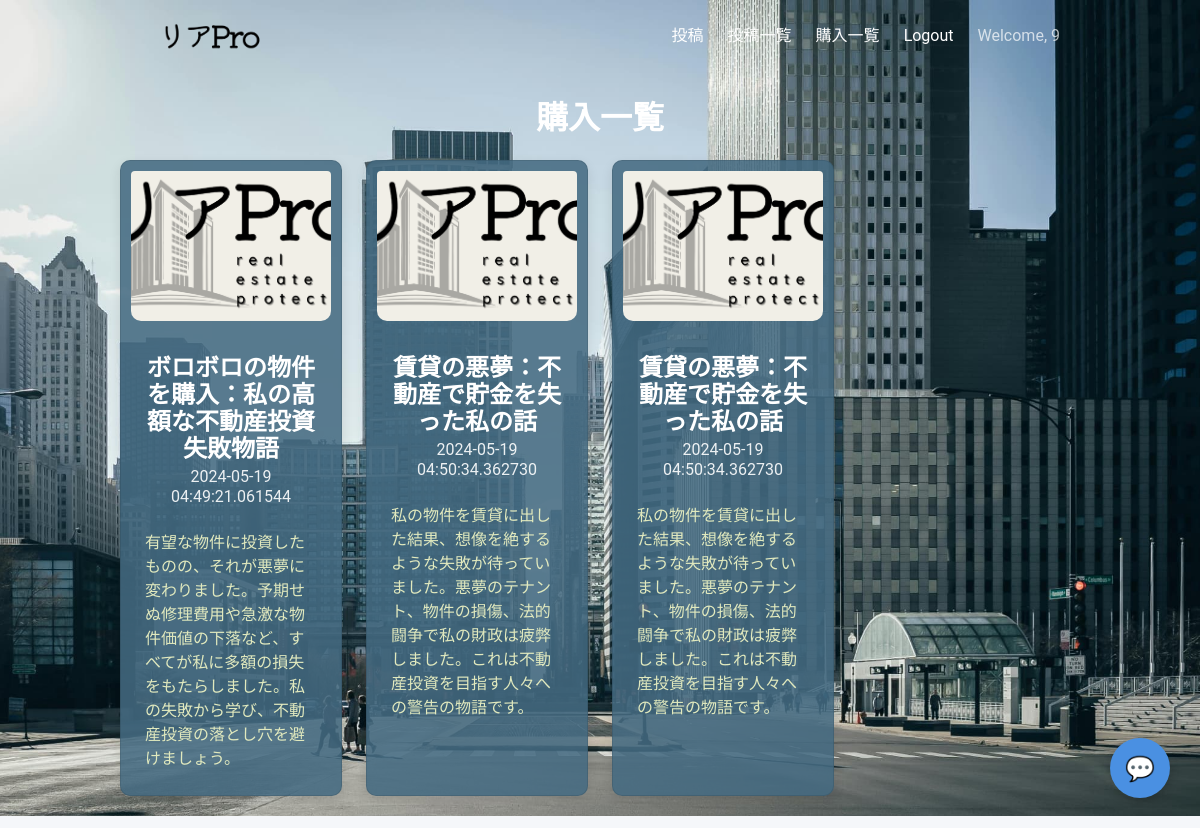
Page /purchased (signed in) on the committed database.
### project/models.py (models this page shows, shortened)
class User(UserMixin, db.Model):
    id = db.Column(db.Integer, primary_key=True)
    email = db.Column(db.String(80), unique=True, nullable=False)
    username = db.Column(db.String(80), unique=True, nullable=False)
    password = db.Column(db.String(120), nullable=False)
    @property
    def is_authenticated(self):
        return True

class Article(db.Model):
    id = db.Column(db.Integer, primary_key=True)
    title = db.Column(db.String(120), nullable=False)
    user_id = db.Column(db.Integer, nullable=False)
    content = db.Column(db.Text, nullable=False)
    date = db.Column(db.DateTime, nullable=False)
    price = db.Column(db.Integer)

### project/main.py (the view)
@main.route("/purchased")
@login_required
def purchased():
    purchased_articles = []
    purchases = Purchase.query.filter_by(user_id=current_user.id).all()
    for purchase in purchases:
        article = Article.query.filter_by(id=purchase.post_id).first()
        if not os.path.isfile(f'project/static/images/thumbnail/{article.id}.jpg'):
            image_path = 'images/logo.png'
        else:
            image_path = f'images/thumbnail/{article.id}.jpg'
        if article:
            purchased_articles.append(
                {
                "id": article.id,
                "title": article.title,
                "content": article.content,
                "date": article.date,
                "price": article.price,
                "image_path": image_path
            }
            )
    user_info = {
        "username": current_user.username,
    }
    return render_template(
        "purchased.html", purchased_articles=purchased_articles, user_info=user_info
    )

### project/templates/purchased.html (shortened to what this page needs)
{% extends "base.html" %}
{% block content %}
<h1 class="margin title">購入一覧</h1>
<div class="columns is-multiline">
  {% for purchased_article in purchased_articles %}
  <div class="column is-one-quarter">
    <div class="card">
      <div class="card-image">
        <figure class="image is-4by3">
          <img src="{{ url_for('static', filename=purchased_article.image_path) }}" alt="Thumbnail for {{ purchased_article.title }}">
        </figure>
      </div>
      <div class="card-content">
        <div class="media">
          <div class="media-content">
            <p class="title is-4">
              <a href="{{ url_for('main.article', article_id=purchased_article.id) }}">{{ purchased_article.title }}</a>
            </p>
            <p class="subtitle is-6">{{ purchased_article.date }}</p>
          </div>
        </div>
        <div class="content">
          {{ purchased_article.content }}
        </div>
      </div>
    </div>
  </div>
  {% endfor %}
</div>
{% endblock %}

### project/templates/base.html (shortened to what this page needs)
<!DOCTYPE html>
<html>
<head>
    <link rel="stylesheet" href="https://cdnjs.cloudflare.com/ajax/libs/bulma/0.7.2/css/bulma.min.css" />
</head>
<body>
    <section class="hero is-primary is-fullheight">
        <div class="hero-head" style="position: fixed;top: 0;width: 100%; z-index: 1000;">
            <nav class="navbar">
                <div class="container">
                    <div class="navbar-brand">
                        <a class="navbar-item" href="{{ url_for('main.index') }}">
                            <img src="/static/images/logo_tr_str.png">
                        </a>
                    </div>
                    <div id="navbarMenuHeroA" class="navbar-menu">
                        <div class="navbar-end">
                            {% if current_user.is_authenticated %}
                            <a href="{{ url_for('main.create') }}" class="navbar-item">
                                投稿
                            </a>
                            <a href="{{ url_for('main.posted') }}" class="navbar-item">
                                投稿一覧
                            </a>
                            <a href="{{ url_for('main.purchased') }}" class="navbar-item">
                                購入一覧
                            </a>
                            <a href="{{ url_for('auth.logout') }}" class="navbar-item">
                                Logout
                            </a>
                            <p class="navbar-item">Welcome, {{ current_user.username }}</p>
                            {% endif %}
                        </div>
                    </div>
                </div>
            </nav>
        </div>
        <div class="hero-body">
            <div class="container has-text-centered">
                {% block content %}
                {% endblock %}
            </div>
        </div>
    </section>
    <button id="chatBotButton" onclick="toggleChat()">💬</button>
</body>
</html>

### project/templates/base.html (style rules this page uses)
* { margin: 0; padding: 0; }
.navbar { position: fixed; top: 0; width: 100%; background-color: rgba(255, 255, 255, 0.2); transition: background-color 0.3s; padding: 10px; z-index: 1000; }
.navbar-menu { display: none; position: fixed; top: 0; left: 0; right: 0; background-color: rgba(255, 255, 255, 0.95); z-index: 1000; box-shadow: 0 2px 8px rgba(0, 0, 0, 0.15); height: 100vh; }
@media (min-width: 1024px) { .navbar-menu { display: flex !important; position: relative; top: auto; left: auto; right: auto; background-color: transparent; box-shadow: none; height: auto; } }
.navbar-brand { padding-left: 40px; }
.navbar-end { padding-right: 20px; }
.hero-body { padding: 0; }
.hero.is-primary { background-image: url("/static/images/buildings.jpg"); position: relative; display: flex; box-sizing: border-box; width: 100%; min-height: 100vh; background-position: top center; background-repeat: no-repeat; background-attachment: fixed; background-color: rgb(255, 255, 255); background-size: cover; }
body, html { height: 100%; margin: 0; font-family: 'Roboto', Arial, sans-serif; background-color: #f5f7fa; position: relative; }
#chatBotButton { position: fixed; right: 30px; bottom: 30px; width: 60px; height: 60px; background-color: #4a90e2; border: none; border-radius: 50%; color: white; font-size: 24px; cursor: pointer; z-index: 1001; box-shadow: 0 4px 10px rgba(0, 0, 0, 0.2); transition: all 0.3s; }

### project/templates/purchased.html (style rules this page uses)
.card { background-color: rgba(68, 106, 129, 0.87); border: 1px solid rgba(0, 0, 0, 0.1); box-shadow: 0 4px 12px rgba(0, 0, 0, 0.1); border-radius: 10px; transition: transform 0.2s; display: flex; flex-direction: column; height: 100%; min-height: 300px; max-width: 300px; }
.card-content { color: rgb(225, 233, 190); flex-grow: 1; }
.content { text-align: left; }
.column { display: flex; justify-content: center; }
.columns.is-multiline>.column { margin-bottom: 20px; }
.margin { margin-top: 100px; }
.card-image { padding: 10px; }
.card-image img { width: calc(100% - 20px); height: auto; object-fit: cover; display: block; border-radius: 10px; }

### rows in the picture
User: username "9"
Article: title "ボロボロの物件を購入：私の高額な不動産投資失敗物語", date "2024-05-19 04:49:21.061544", content "有望な物件に投資したものの、それが悪夢に変わりました。予期せぬ修理費用や急激な物件価値の下落など、すべてが私に多額の損失をもたらしました。私の失敗から学び、不動産投資の落とし穴を避けましょう。"
Article: title "賃貸の悪夢：不動産で貯金を失った私の話", date "2024-05-19 04:50:34.362730", content "私の物件を賃貸に出した結果、想像を絶するような失敗が待っていました。悪夢のテナント、物件の損傷、法的闘争で私の財政は疲弊しました。これは不動産投資を目指す人々への警告の物語です。"
